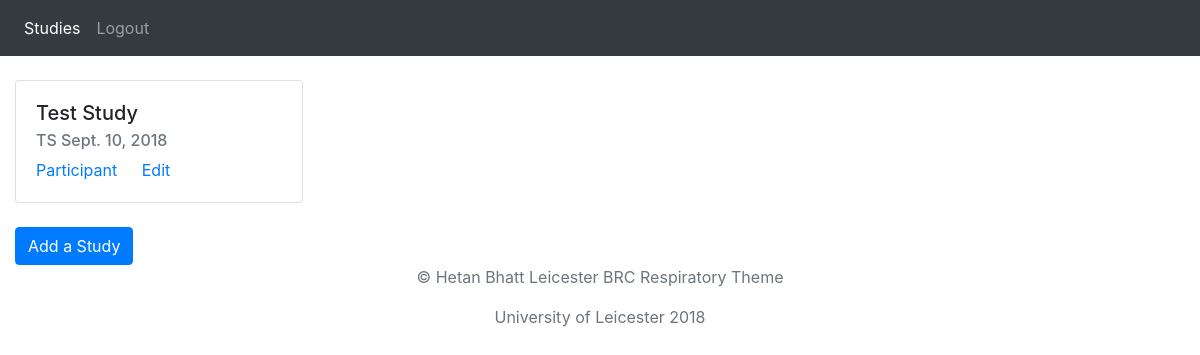
Page /studies/ (signed in) on the earlier database version.
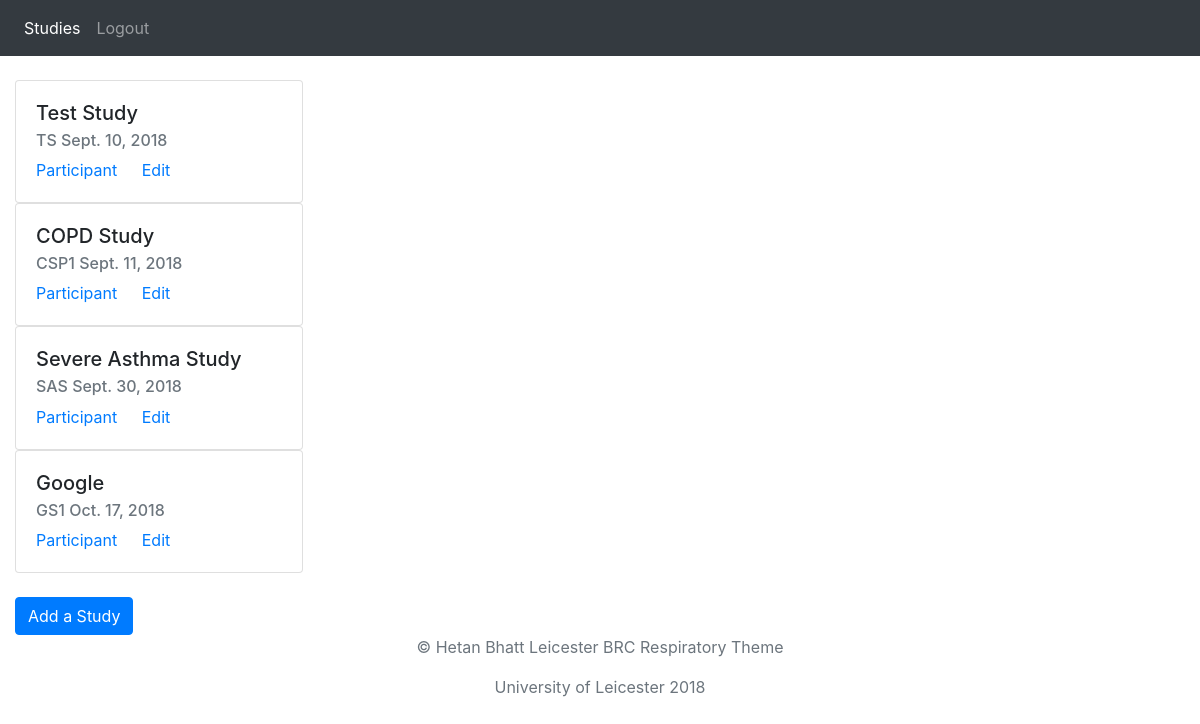
Same page on the later database version.
### databank/models.py (models this page shows, shortened)
class Study(models.Model):
    study_name = models.CharField(max_length=100, blank=False, unique=True)
    identifier = models.CharField(max_length=10, blank=False)
    created_date = models.DateField(default=datetime.date.today)

### databank/views.py (the view)
# urls.py: path('studies/', views.study_list, name='study_list'),
@login_required
def study_list(request):
    return render(request, 'databank/studies.html',
    {'study_list':Study.objects.all})

### databank/templates/databank/studies.html (shortened to what this page needs)
{% extends "databank/basepage.html" %}
{% block content %}
<header>
  <nav class="navbar navbar-expand-lg navbar-dark bg-dark">
    <div class="collapse navbar-collapse" id="navbarNavAltMarkup">
      <div class="navbar-nav mr-auto">
        {% if user.is_authenticated %}
        <a class="nav-item active nav-link" href="">Studies</a>
        <a class="nav-item nav-link" href="javascript:{document.getElementById('logout').submit()}" onclick="">Logout</a>
        {% endif %}
      </div>
    </div>
  </nav>
</header>
<br />
<div class="container-fluid">
  {% for study in study_list %}
  <div class="card" style="width: 18rem;">
    <div class="card-body">
      <h5 class="card-title">{{ study.study_name }}</h5>
      <h6 class="card-subtitle mb-2 text-muted">{{ study.identifier }} {{ study.created_date }}</h6>
      <a href="{% url 'participant_list' study.id %}" class="card-link">Participant</a>
      <a href="{% url 'edit_study' study.id %}" class="card-link">Edit</a>
    </div>
  </div>
  {% endfor %}
  <br />
  <a class="btn btn-primary" href="{% url 'add_study' %}" role="button">Add a Study</a>
</div>
{% endblock %}

Differences in the rows shown:
added Study: study_name "COPD Study", identifier "CSP1", created_date "Sept. 11, 2018"
added Study: study_name "Severe Asthma Study", identifier "SAS", created_date "Sept. 30, 2018"
added Study: study_name "Google", identifier "GS1", created_date "Oct. 17, 2018"
